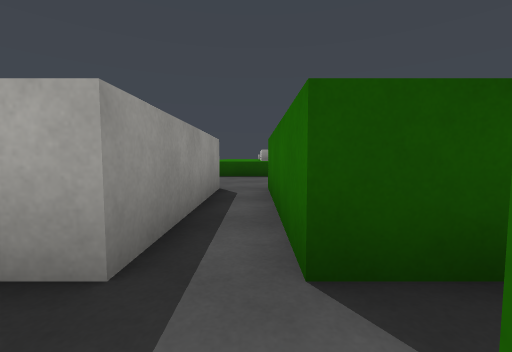
View 1 (above)

24 first-person views from a walk through a 3-D level made in the Unity game engine. The camera is 0.62 m above the floor, tilts 4° down and sees 90° across. The floor is counted in squares, 1 m on a side. Each view is taken from the middle of a square. On the plan, view 1 faces up. The plan holds only what a view shows up to about 9 squares ahead; the rest is blank. The place goes on beyond the plan. Surface patterns are stand-ins for the level's own textures.

View 2
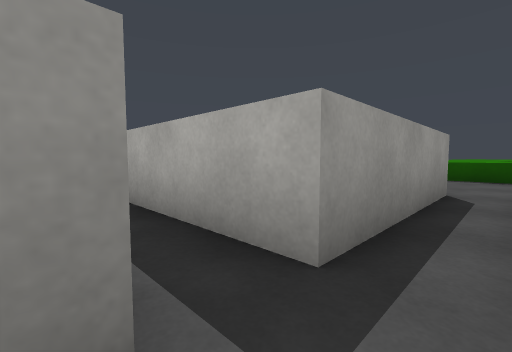

View 3
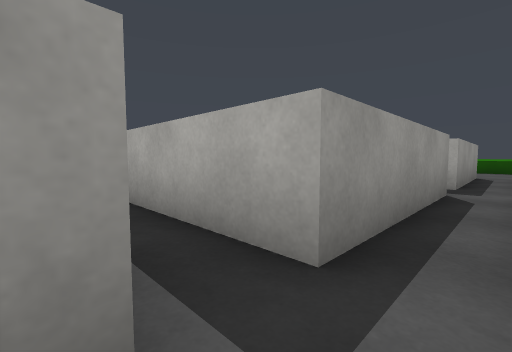

View 4
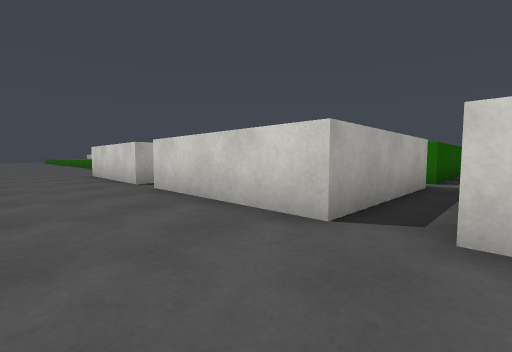

View 5
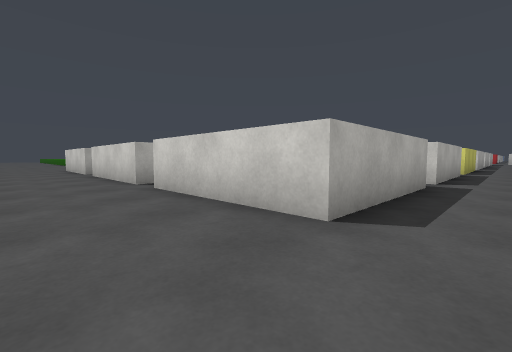

View 6
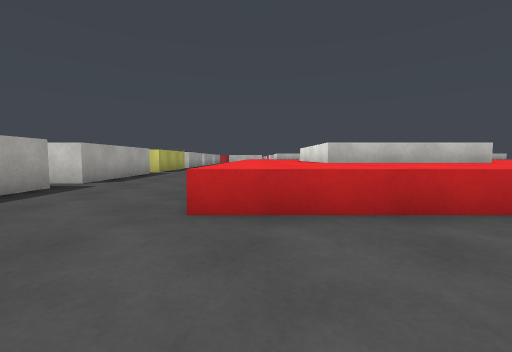

View 7
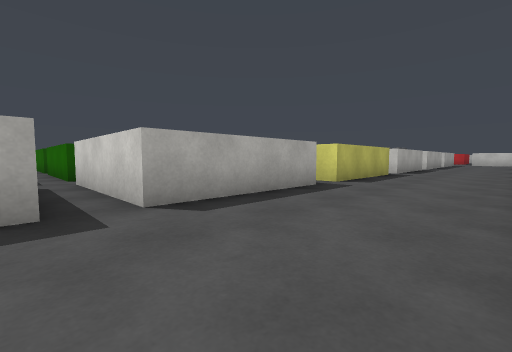

View 8
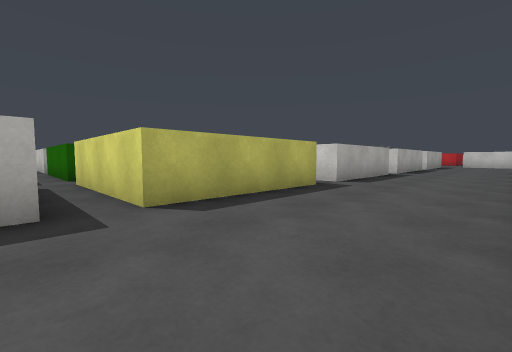

View 9
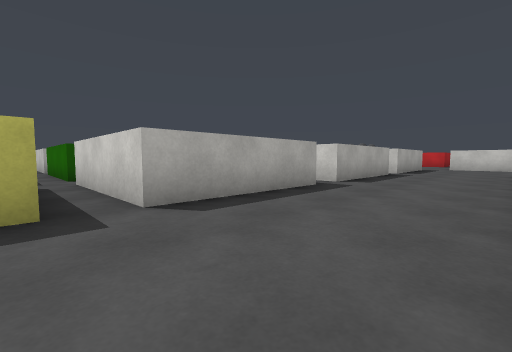

View 10
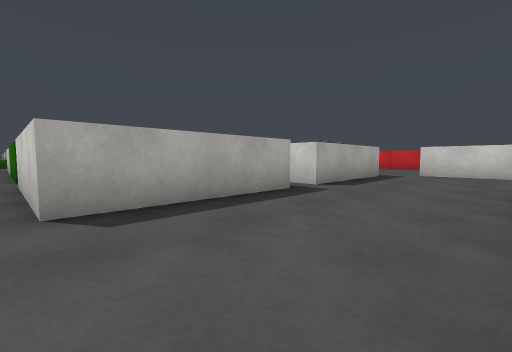

View 11
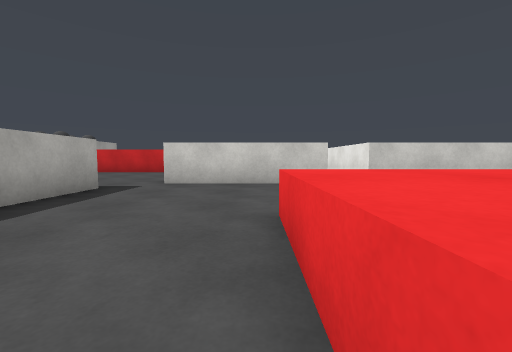

View 12
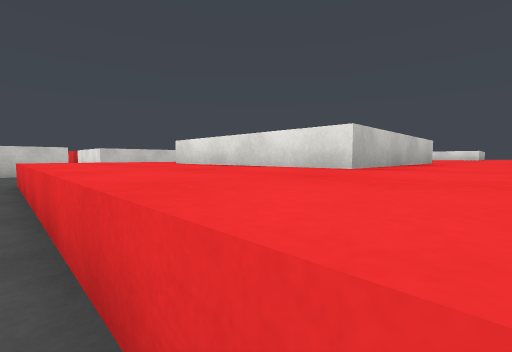

View 13
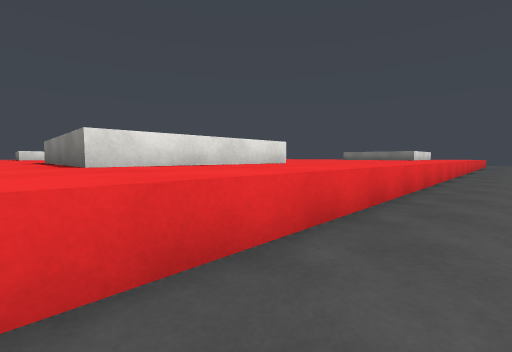

View 14
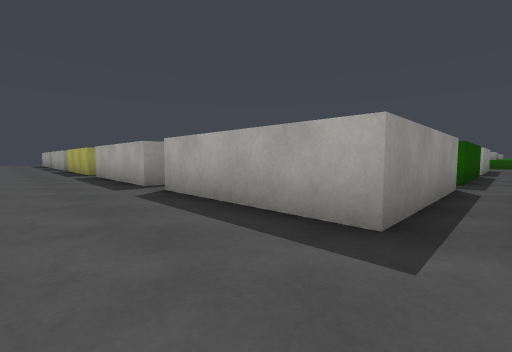

View 15
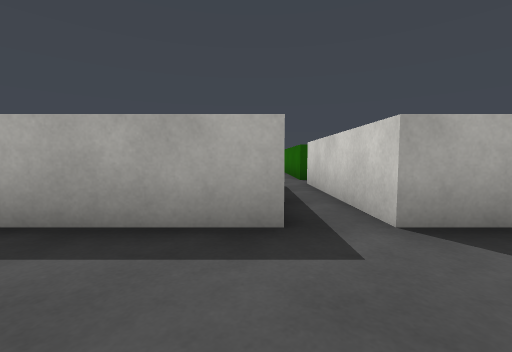

View 16
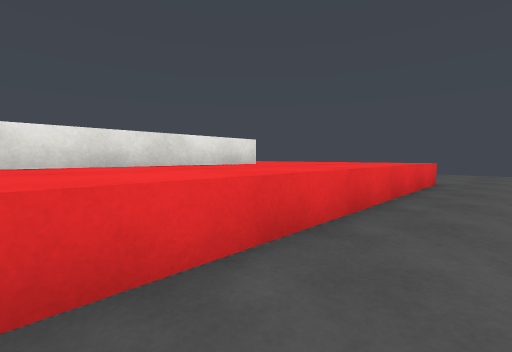

View 17
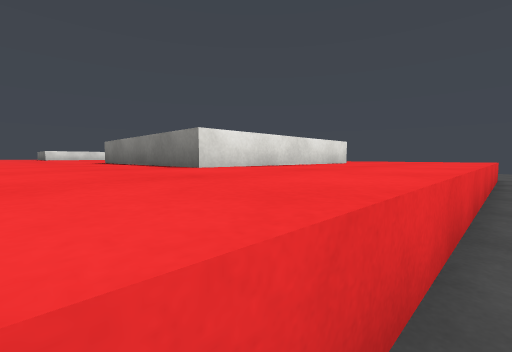

View 18
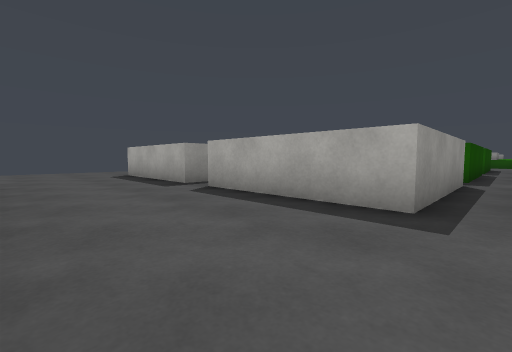

View 19
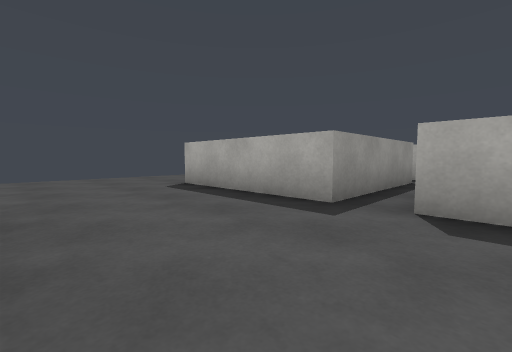

View 20
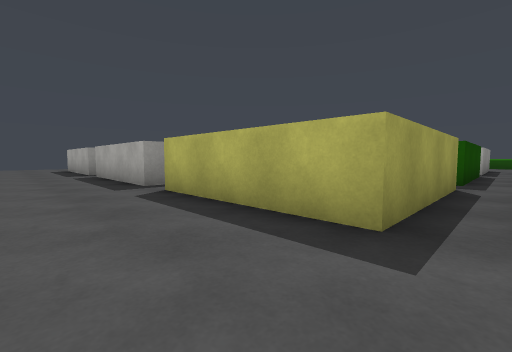

View 21
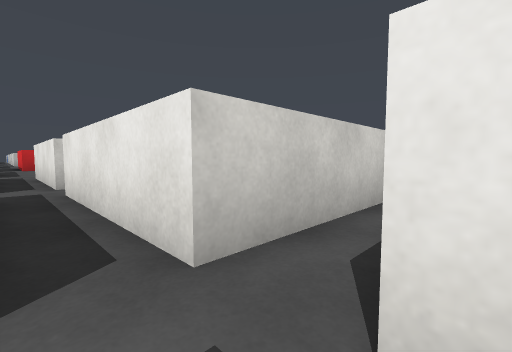

View 22
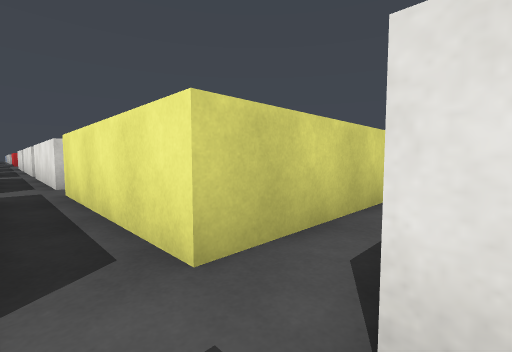

View 23
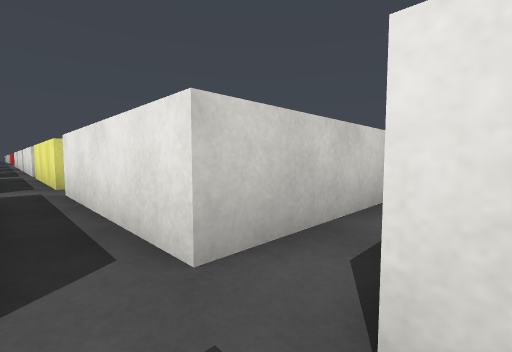

View 24
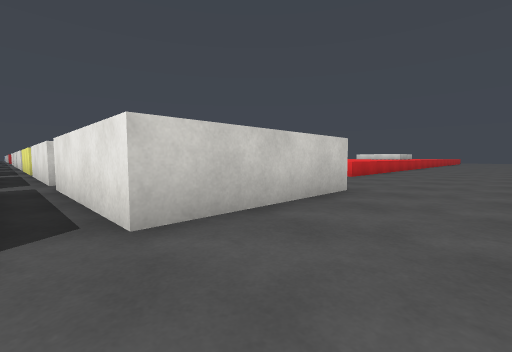

### Floor plan
Key: @ floor where view 1 was taken; # wall or solid block; . floor; ^ raised ledge; O other object.
Columns run from 7 left of view 1 to 28 right of it. Each row starts with its distance up from view 1.
 10       ^^
  9       ^^
  8       ..
  7 ..    ..
  6 ...   ..
  5 ...#  #.#
  4 ...#  #.#
  3 ...#  #.#
  2 ...####.#
  1 .........
  0 ...#  #@#  #.   #.    .#  #.
 -1 ...#  #.#  #.#  #.#   .#  #.
 -2 ...#  #.#  #.#  #.#   .#  #.#
 -3 ...####.####.#  #.#   .#  #.#
 -4 ..................................
 -5 ...####.####.OOOO.####.####.####..
 -6 ...#  #.#  #.O  O.#   .#  #.#
 -7 ...#  #.#  #.O  O.#   .#  #.#     ..
 -8 ...####.####.OOOO.####.####.####....
 -9 ...................................
-10 .................................#
-11 .................................#
-12 .................................#
-13 ....^^^^^^^^^^  ^^^^^^^^^^^^^.   #
-14 ....^^^^^^^^^^     ^^^^^^^^^^.
-15 ....^^^^####^^      ^^^####^^.   ###
-16 ..  ^^^^   #^^       ^^   #^     #

Positions as (right, up) in squares from view 1, and headings:
1: (0, 0), facing up
2: (0, 0), facing up-left
3: (0, -5), facing up-left
4: (-7, -5), facing up-right
5: (-7, -10), facing up-right
6: (-6, -13), facing right
7: (-1, -12), facing up-right
8: (4, -12), facing up-right
9: (9, -12), facing up-right
10: (15, -12), facing up-right
11: (19, -12), facing right
12: (14, -12), facing down-right
13: (20, -11), facing down-left
14: (20, -11), facing up-left
15: (19, -11), facing up
16: (4, -11), facing down-left
17: (6, -12), facing down-left
18: (5, -12), facing up-left
19: (1, -12), facing up-left
20: (10, -11), facing up-left
21: (14, -4), facing down-right
22: (4, -4), facing down-right
23: (-1, -4), facing down-right
24: (-7, -4), facing down-right
